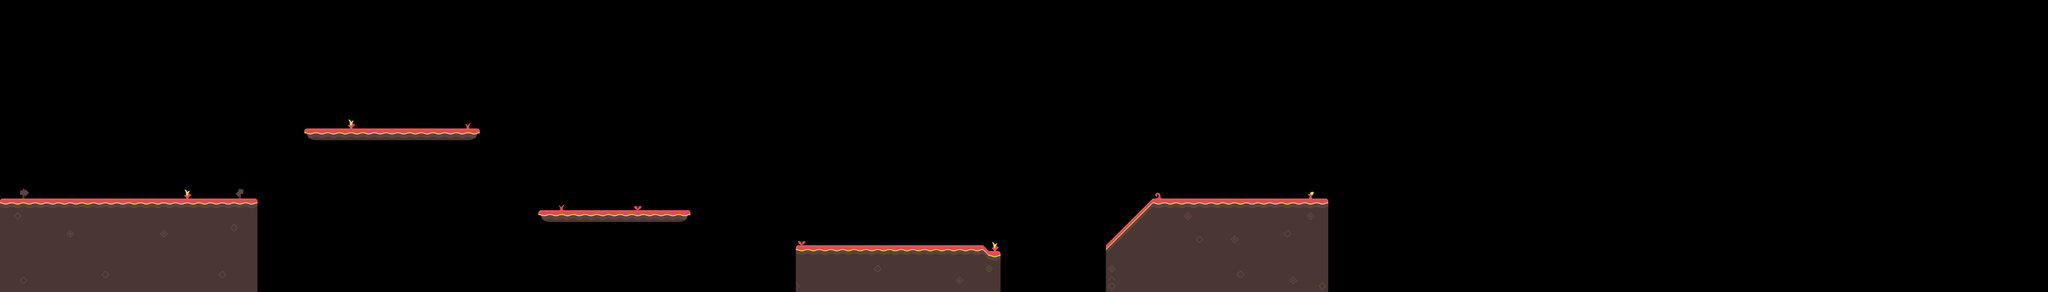

Rendered tile map (Tiled .tmx) drawn with the repository's tilesets; below, a short description and the map source with its tile grids summarised:
An orthogonal 350x50 tile map with 32x32 px tiles, 1 tile layer (Tile Layer 1) and 6 objects.

<map version="1.2" tiledversion="1.2.4" orientation="orthogonal" renderorder="right-down" width="350" height="50" tilewidth="32" tileheight="32" infinite="0" nextlayerid="43" nextobjectid="48">
 <tileset firstgid="1" source="../tilesheet_complete.tsx" />
 <layer id="1" name="Tile Layer 1" width="350" height="50">
  <data>[17500 cells, 1714 non-empty, 71 distinct tile ids]</data>
 </layer>
 <objectgroup id="33" name="Object Layer 1">
  <object id="31" x="0" y="1600">
   <polyline points="0,0 0,-512 1408,-512 1408,0" />
  </object>
 </objectgroup>
 <objectgroup id="36" name="Object Layer 2">
  <object id="38" x="1664" y="704">
   <polyline points="0,0 960,0 960,32 928,64 32,64 0,32" />
  </object>
 </objectgroup>
 <objectgroup id="39" name="Object Layer 3">
  <object id="42" x="2944" y="1152">
   <polyline points="0,0 832,0 832,32 800,64 32,64 0,32" />
  </object>
 </objectgroup>
 <objectgroup id="40" name="Object Layer 4">
  <object id="45" x="4352" y="1600">
   <polyline points="0,0 0,-256 1024,-256 1056,-224 1056,0 1049,-12" />
  </object>
 </objectgroup>
 <objectgroup id="41" name="Object Layer 5">
  <object id="46" x="5408" y="1568">
   <polyline points="0,0 0,-192 64,-192 64,32" />
  </object>
 </objectgroup>
 <objectgroup id="42" name="Object Layer 6">
  <object id="47" x="6048" y="1600">
   <polyline points="0,0 0,-256 256,-512 1216,-512 1216,0" />
  </object>
 </objectgroup>
</map>
